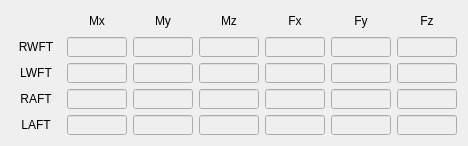
   <widget class="QWidget" name="gridLayoutWidget_12">
    <property name="geometry">
     <rect>
      <x>10</x>
      <y>60</y>
      <width>451</width>
      <height>131</height>
     </rect>
    </property>
    <property name="font">
     <font>
      <pointsize>8</pointsize>
     </font>
    </property>
    <layout class="QGridLayout" name="gridLayout_12">
     <item row="4" column="2">
      <widget class="QLineEdit" name="LE_SENSOR_LAFT_MY">
       <property name="enabled">
        <bool>false</bool>
       </property>
       <property name="sizePolicy">
        <sizepolicy hsizetype="Fixed" vsizetype="Fixed">
         <horstretch>0</horstretch>
         <verstretch>0</verstretch>
        </sizepolicy>
       </property>
       <property name="minimumSize">
        <size>
         <width>60</width>
         <height>20</height>
        </size>
       </property>
       <property name="maximumSize">
        <size>
         <width>60</width>
         <height>20</height>
        </size>
       </property>
       <property name="font">
        <font>
         <pointsize>9</pointsize>
        </font>
       </property>
       <property name="alignment">
        <set>Qt::AlignRight|Qt::AlignTrailing|Qt::AlignVCenter</set>
       </property>
       <property name="readOnly">
        <bool>true</bool>
       </property>
      </widget>
     </item>
     <item row="2" column="2">
      <widget class="QLineEdit" name="LE_SENSOR_LWFT_MY">
       <property name="enabled">
        <bool>false</bool>
       </property>
       <property name="sizePolicy">
        <sizepolicy hsizetype="Fixed" vsizetype="Fixed">
         <horstretch>0</horstretch>
         <verstretch>0</verstretch>
        </sizepolicy>
       </property>
       <property name="minimumSize">
        <size>
         <width>60</width>
         <height>20</height>
        </size>
       </property>
       <property name="maximumSize">
        <size>
         <width>60</width>
         <height>20</height>
        </size>
       </property>
       <property name="font">
        <font>
         <pointsize>9</pointsize>
        </font>
       </property>
       <property name="alignment">
        <set>Qt::AlignRight|Qt::AlignTrailing|Qt::AlignVCenter</set>
       </property>
       <property name="readOnly">
        <bool>true</bool>
       </property>
      </widget>
     </item>
     <item row="0" column="5">
      <widget class="QLabel" name="label_43">
       <property name="sizePolicy">
        <sizepolicy hsizetype="Fixed" vsizetype="Fixed">
         <horstretch>0</horstretch>
         <verstretch>0</verstretch>
        </sizepolicy>
       </property>
       <property name="minimumSize">
        <size>
         <width>60</width>
         <height>20</height>
        </size>
       </property>
       <property name="maximumSize">
        <size>
         <width>60</width>
         <height>20</height>
        </size>
       </property>
       <property name="font">
        <font>
         <pointsize>9</pointsize>
        </font>
       </property>
       <property name="text">
        <string>Fy</string>
       </property>
       <property name="alignment">
        <set>Qt::AlignCenter</set>
       </property>
      </widget>
     </item>
     <item row="0" column="3">
      <widget class="QLabel" name="label_32">
       <property name="sizePolicy">
        <sizepolicy hsizetype="Fixed" vsizetype="Fixed">
         <horstretch>0</horstretch>
         <verstretch>0</verstretch>
        </sizepolicy>
       </property>
       <property name="minimumSize">
        <size>
         <width>60</width>
         <height>20</height>
        </size>
       </property>
       <property name="maximumSize">
        <size>
         <width>60</width>
         <height>20</height>
        </size>
       </property>
       <property name="font">
        <font>
         <pointsize>9</pointsize>
        </font>
       </property>
       <property name="text">
        <string>Mz</string>
       </property>
       <property name="alignment">
        <set>Qt::AlignCenter</set>
       </property>
      </widget>
     </item>
     <item row="2" column="3">
      <widget class="QLineEdit" name="LE_SENSOR_LWFT_MZ">
       <property name="enabled">
        <bool>false</bool>
       </property>
       <property name="sizePolicy">
        <sizepolicy hsizetype="Fixed" vsizetype="Fixed">
         <horstretch>0</horstretch>
         <verstretch>0</verstretch>
        </sizepolicy>
       </property>
       <property name="minimumSize">
        <size>
         <width>60</width>
         <height>20</height>
        </size>
       </property>
       <property name="maximumSize">
        <size>
         <width>60</width>
         <height>20</height>
        </size>
       </property>
       <property name="font">
        <font>
         <pointsize>9</pointsize>
        </font>
       </property>
       <property name="alignment">
        <set>Qt::AlignRight|Qt::AlignTrailing|Qt::AlignVCenter</set>
       </property>
       <property name="readOnly">
        <bool>true</bool>
       </property>
      </widget>
     </item>
     <item row="0" column="1">
      <widget class="QLabel" name="label_44">
       <property name="sizePolicy">
        <sizepolicy hsizetype="Fixed" vsizetype="Fixed">
         <horstretch>0</horstretch>
         <verstretch>0</verstretch>
        </sizepolicy>
       </property>
       <property name="minimumSize">
        <size>
         <width>60</width>
         <height>20</height>
        </size>
       </property>
       <property name="maximumSize">
        <size>
         <width>60</width>
         <height>20</height>
        </size>
       </property>
       <property name="font">
        <font>
         <pointsize>9</pointsize>
        </font>
       </property>
       <property name="text">
        <string>Mx</string>
       </property>
       <property name="alignment">
        <set>Qt::AlignCenter</set>
       </property>
      </widget>
     </item>
     <item row="1" column="0">
      <widget class="QLabel" name="label_45">
       <property name="minimumSize">
        <size>
         <width>50</width>
         <height>20</height>
        </size>
       </property>
       <property name="maximumSize">
        <size>
         <width>50</width>
         <height>20</height>
        </size>
       </property>
       <property name="font">
        <font>
         <pointsize>9</pointsize>
        </font>
       </property>
       <property name="text">
        <string>RWFT</string>
       </property>
       <property name="alignment">
        <set>Qt::AlignCenter</set>
       </property>
      </widget>
     </item>
     <item row="2" column="0">
      <widget class="QLabel" name="label_39">
       <property name="minimumSize">
        <size>
         <width>50</width>
         <height>20</height>
        </size>
       </property>
       <property name="maximumSize">
        <size>
         <width>50</width>
         <height>20</height>
        </size>
       </property>
       <property name="font">
        <font>
         <pointsize>9</pointsize>
        </font>
       </property>
       <property name="text">
        <string>LWFT</string>
       </property>
       <property name="alignment">
        <set>Qt::AlignCenter</set>
       </property>
      </widget>
     </item>
     <item row="3" column="6">
      <widget class="QLineEdit" name="LE_SENSOR_RAFT_FZ">
       <property name="enabled">
        <bool>false</bool>
       </property>
       <property name="sizePolicy">
        <sizepolicy hsizetype="Fixed" vsizetype="Fixed">
         <horstretch>0</horstretch>
         <verstretch>0</verstretch>
        </sizepolicy>
       </property>
       <property name="minimumSize">
        <size>
         <width>60</width>
         <height>20</height>
        </size>
       </property>
       <property name="maximumSize">
        <size>
         <width>60</width>
         <height>20</height>
        </size>
       </property>
       <property name="font">
        <font>
         <pointsize>9</pointsize>
        </font>
       </property>
       <property name="alignment">
        <set>Qt::AlignRight|Qt::AlignTrailing|Qt::AlignVCenter</set>
       </property>
       <property name="readOnly">
        <bool>true</bool>
       </property>
      </widget>
     </item>
     <item row="3" column="0">
      <widget class="QLabel" name="label_47">
       <property name="minimumSize">
        <size>
         <width>50</width>
         <height>20</height>
        </size>
       </property>
       <property name="maximumSize">
        <size>
         <width>50</width>
         <height>20</height>
        </size>
       </property>
       <property name="font">
        <font>
         <pointsize>9</pointsize>
        </font>
       </property>
       <property name="text">
        <string>RAFT</string>
       </property>
       <property name="alignment">
        <set>Qt::AlignCenter</set>
       </property>
      </widget>
     </item>
     <item row="4" column="6">
      <widget class="QLineEdit" name="LE_SENSOR_LAFT_FZ">
       <property name="enabled">
        <bool>false</bool>
       </property>
       <property name="sizePolicy">
        <sizepolicy hsizetype="Fixed" vsizetype="Fixed">
         <horstretch>0</horstretch>
         <verstretch>0</verstretch>
        </sizepolicy>
       </property>
       <property name="minimumSize">
        <size>
         <width>60</width>
         <height>20</height>
        </size>
       </property>
       <property name="maximumSize">
        <size>
         <width>60</width>
         <height>20</height>
        </size>
       </property>
       <property name="font">
        <font>
         <pointsize>9</pointsize>
        </font>
       </property>
       <property name="alignment">
        <set>Qt::AlignRight|Qt::AlignTrailing|Qt::AlignVCenter</set>
       </property>
       <property name="readOnly">
        <bool>true</bool>
       </property>
      </widget>
     </item>
     <item row="4" column="1">
      <widget class="QLineEdit" name="LE_SENSOR_LAFT_MX">
       <property name="enabled">
        <bool>false</bool>
       </property>
       <property name="sizePolicy">
        <sizepolicy hsizetype="Fixed" vsizetype="Fixed">
         <horstretch>0</horstretch>
         <verstretch>0</verstretch>
        </sizepolicy>
       </property>
       <property name="minimumSize">
        <size>
         <width>60</width>
         <height>20</height>
        </size>
       </property>
       <property name="maximumSize">
        <size>
         <width>60</width>
         <height>20</height>
        </size>
       </property>
       <property name="font">
        <font>
         <pointsize>9</pointsize>
        </font>
       </property>
       <property name="alignment">
        <set>Qt::AlignRight|Qt::AlignTrailing|Qt::AlignVCenter</set>
       </property>
       <property name="readOnly">
        <bool>true</bool>
       </property>
      </widget>
     </item>
     <item row="4" column="0">
      <widget class="QLabel" name="label_48">
       <property name="minimumSize">
        <size>
         <width>50</width>
         <height>20</height>
        </size>
       </property>
       <property name="maximumSize">
        <size>
         <width>50</width>
         <height>20</height>
        </size>
       </property>
       <property name="font">
        <font>
         <pointsize>9</pointsize>
        </font>
       </property>
       <property name="text">
        <string>LAFT</string>
       </property>
       <property name="alignment">
        <set>Qt::AlignCenter</set>
       </property>
      </widget>
     </item>
     <item row="1" column="6">
      <widget class="QLineEdit" name="LE_SENSOR_RWFT_FZ">
       <property name="enabled">
        <bool>false</bool>
       </property>
       <property name="sizePolicy">
        <sizepolicy hsizetype="Fixed" vsizetype="Fixed">
         <horstretch>0</horstretch>
         <verstretch>0</verstretch>
        </sizepolicy>
       </property>
       <property name="minimumSize">
        <size>
         <width>60</width>
         <height>20</height>
        </size>
       </property>
       <property name="maximumSize">
        <size>
         <width>60</width>
         <height>20</height>
        </size>
       </property>
       <property name="font">
        <font>
         <pointsize>9</pointsize>
        </font>
       </property>
       <property name="alignment">
        <set>Qt::AlignRight|Qt::AlignTrailing|Qt::AlignVCenter</set>
       </property>
       <property name="readOnly">
        <bool>true</bool>
       </property>
      </widget>
     </item>
     <item row="2" column="1">
      <widget class="QLineEdit" name="LE_SENSOR_LWFT_MX">
       <property name="enabled">
        <bool>false</bool>
       </property>
       <property name="sizePolicy">
        <sizepolicy hsizetype="Fixed" vsizetype="Fixed">
         <horstretch>0</horstretch>
         <verstretch>0</verstretch>
        </sizepolicy>
       </property>
       <property name="minimumSize">
        <size>
         <width>60</width>
         <height>20</height>
        </size>
       </property>
       <property name="maximumSize">
        <size>
         <width>60</width>
         <height>20</height>
        </size>
       </property>
       <property name="font">
        <font>
         <pointsize>9</pointsize>
        </font>
       </property>
       <property name="alignment">
        <set>Qt::AlignRight|Qt::AlignTrailing|Qt::AlignVCenter</set>
       </property>
       <property name="readOnly">
        <bool>true</bool>
       </property>
      </widget>
     </item>
     <item row="1" column="2">
      <widget class="QLineEdit" name="LE_SENSOR_RWFT_MY">
       <property name="enabled">
        <bool>false</bool>
       </property>
       <property name="sizePolicy">
        <sizepolicy hsizetype="Fixed" vsizetype="Fixed">
         <horstretch>0</horstretch>
         <verstretch>0</verstretch>
        </sizepolicy>
       </property>
       <property name="minimumSize">
        <size>
         <width>60</width>
         <height>20</height>
        </size>
       </property>
       <property name="maximumSize">
        <size>
         <width>60</width>
         <height>20</height>
        </size>
       </property>
       <property name="font">
        <font>
         <pointsize>9</pointsize>
        </font>
       </property>
       <property name="alignment">
        <set>Qt::AlignRight|Qt::AlignTrailing|Qt::AlignVCenter</set>
       </property>
       <property name="readOnly">
        <bool>true</bool>
       </property>
      </widget>
     </item>
     <item row="3" column="1">
      <widget class="QLineEdit" name="LE_SENSOR_RAFT_MX">
       <property name="enabled">
        <bool>false</bool>
       </property>
       <property name="sizePolicy">
        <sizepolicy hsizetype="Fixed" vsizetype="Fixed">
         <horstretch>0</horstretch>
         <verstretch>0</verstretch>
        </sizepolicy>
       </property>
       <property name="minimumSize">
        <size>
         <width>60</width>
         <height>20</height>
        </size>
       </property>
       <property name="maximumSize">
        <size>
         <width>60</width>
         <height>20</height>
        </size>
       </property>
       <property name="font">
        <font>
         <pointsize>9</pointsize>
        </font>
       </property>
       <property name="alignment">
        <set>Qt::AlignRight|Qt::AlignTrailing|Qt::AlignVCenter</set>
       </property>
       <property name="readOnly">
        <bool>true</bool>
       </property>
      </widget>
     </item>
     <item row="0" column="6">
      <widget class="QLabel" name="label_42">
       <property name="sizePolicy">
        <sizepolicy hsizetype="Fixed" vsizetype="Fixed">
         <horstretch>0</horstretch>
         <verstretch>0</verstretch>
        </sizepolicy>
       </property>
       <property name="minimumSize">
        <size>
         <width>60</width>
         <height>20</height>
        </size>
       </property>
       <property name="maximumSize">
        <size>
         <width>60</width>
         <height>20</height>
        </size>
       </property>
       <property name="font">
        <font>
         <pointsize>9</pointsize>
        </font>
       </property>
       <property name="text">
        <string>Fz</string>
       </property>
       <property name="alignment">
        <set>Qt::AlignCenter</set>
       </property>
      </widget>
     </item>
     <item row="0" column="2">
      <widget class="QLabel" name="label_31">
       <property name="sizePolicy">
        <sizepolicy hsizetype="Fixed" vsizetype="Fixed">
         <horstretch>0</horstretch>
         <verstretch>0</verstretch>
        </sizepolicy>
       </property>
       <property name="minimumSize">
        <size>
         <width>60</width>
         <height>20</height>
        </size>
       </property>
       <property name="maximumSize">
        <size>
         <width>60</width>
         <height>20</height>
        </size>
       </property>
       <property name="font">
        <font>
         <pointsize>9</pointsize>
        </font>
       </property>
       <property name="text">
        <string>My</string>
       </property>
       <property name="alignment">
        <set>Qt::AlignCenter</set>
       </property>
      </widget>
     </item>
     <item row="1" column="1">
      <widget class="QLineEdit" name="LE_SENSOR_RWFT_MX">
       <property name="enabled">
        <bool>false</bool>
       </property>
       <property name="sizePolicy">
        <sizepolicy hsizetype="Fixed" vsizetype="Fixed">
         <horstretch>0</horstretch>
         <verstretch>0</verstretch>
        </sizepolicy>
       </property>
       <property name="minimumSize">
        <size>
         <width>60</width>
         <height>20</height>
        </size>
       </property>
       <property name="maximumSize">
        <size>
         <width>60</width>
         <height>20</height>
        </size>
       </property>
       <property name="font">
        <font>
         <pointsize>9</pointsize>
        </font>
       </property>
       <property name="alignment">
        <set>Qt::AlignRight|Qt::AlignTrailing|Qt::AlignVCenter</set>
       </property>
       <property name="readOnly">
        <bool>true</bool>
       </property>
      </widget>
     </item>
     <item row="3" column="2">
      <widget class="QLineEdit" name="LE_SENSOR_RAFT_MY">
       <property name="enabled">
        <bool>false</bool>
       </property>
       <property name="sizePolicy">
        <sizepolicy hsizetype="Fixed" vsizetype="Fixed">
         <horstretch>0</horstretch>
         <verstretch>0</verstretch>
        </sizepolicy>
       </property>
       <property name="minimumSize">
        <size>
         <width>60</width>
         <height>20</height>
        </size>
       </property>
       <property name="maximumSize">
        <size>
         <width>60</width>
         <height>20</height>
        </size>
       </property>
       <property name="font">
        <font>
         <pointsize>9</pointsize>
        </font>
       </property>
       <property name="alignment">
        <set>Qt::AlignRight|Qt::AlignTrailing|Qt::AlignVCenter</set>
       </property>
       <property name="readOnly">
        <bool>true</bool>
       </property>
      </widget>
     </item>
     <item row="1" column="3">
      <widget class="QLineEdit" name="LE_SENSOR_RWFT_MZ">
       <property name="enabled">
        <bool>false</bool>
       </property>
       <property name="sizePolicy">
        <sizepolicy hsizetype="Fixed" vsizetype="Fixed">
         <horstretch>0</horstretch>
         <verstretch>0</verstretch>
        </sizepolicy>
       </property>
       <property name="minimumSize">
        <size>
         <width>60</width>
         <height>20</height>
        </size>
       </property>
       <property name="maximumSize">
        <size>
         <width>60</width>
         <height>20</height>
        </size>
       </property>
       <property name="font">
        <font>
         <pointsize>9</pointsize>
        </font>
       </property>
       <property name="alignment">
        <set>Qt::AlignRight|Qt::AlignTrailing|Qt::AlignVCenter</set>
       </property>
       <property name="readOnly">
        <bool>true</bool>
       </property>
      </widget>
     </item>
     <item row="3" column="3">
      <widget class="QLineEdit" name="LE_SENSOR_RAFT_MZ">
       <property name="enabled">
        <bool>false</bool>
       </property>
       <property name="sizePolicy">
        <sizepolicy hsizetype="Fixed" vsizetype="Fixed">
         <horstretch>0</horstretch>
         <verstretch>0</verstretch>
        </sizepolicy>
       </property>
       <property name="minimumSize">
        <size>
         <width>60</width>
         <height>20</height>
        </size>
       </property>
       <property name="maximumSize">
        <size>
         <width>60</width>
         <height>20</height>
        </size>
       </property>
       <property name="font">
        <font>
         <pointsize>9</pointsize>
        </font>
       </property>
       <property name="alignment">
        <set>Qt::AlignRight|Qt::AlignTrailing|Qt::AlignVCenter</set>
       </property>
       <property name="readOnly">
        <bool>true</bool>
       </property>
      </widget>
     </item>
     <item row="4" column="3">
      <widget class="QLineEdit" name="LE_SENSOR_LAFT_MZ">
       <property name="enabled">
        <bool>false</bool>
       </property>
       <property name="sizePolicy">
        <sizepolicy hsizetype="Fixed" vsizetype="Fixed">
         <horstretch>0</horstretch>
         <verstretch>0</verstretch>
        </sizepolicy>
       </property>
       <property name="minimumSize">
        <size>
         <width>60</width>
         <height>20</height>
        </size>
       </property>
       <property name="maximumSize">
        <size>
         <width>60</width>
         <height>20</height>
        </size>
       </property>
       <property name="font">
        <font>
         <pointsize>9</pointsize>
        </font>
       </property>
       <property name="alignment">
        <set>Qt::AlignRight|Qt::AlignTrailing|Qt::AlignVCenter</set>
       </property>
       <property name="readOnly">
        <bool>true</bool>
       </property>
      </widget>
     </item>
     <item row="0" column="4">
      <widget class="QLabel" name="label_61">
       <property name="sizePolicy">
        <sizepolicy hsizetype="Fixed" vsizetype="Fixed">
         <horstretch>0</horstretch>
         <verstretch>0</verstretch>
        </sizepolicy>
       </property>
       <property name="minimumSize">
        <size>
         <width>60</width>
         <height>20</height>
        </size>
       </property>
       <property name="maximumSize">
        <size>
         <width>60</width>
         <height>20</height>
        </size>
       </property>
       <property name="font">
        <font>
         <pointsize>9</pointsize>
        </font>
       </property>
       <property name="text">
        <string>Fx</string>
       </property>
       <property name="alignment">
        <set>Qt::AlignCenter</set>
       </property>
      </widget>
     </item>
     <item row="1" column="5">
      <widget class="QLineEdit" name="LE_SENSOR_RWFT_FY">
       <property name="enabled">
        <bool>false</bool>
       </property>
       <property name="sizePolicy">
        <sizepolicy hsizetype="Fixed" vsizetype="Fixed">
         <horstretch>0</horstretch>
         <verstretch>0</verstretch>
        </sizepolicy>
       </property>
       <property name="minimumSize">
        <size>
         <width>60</width>
         <height>20</height>
        </size>
       </property>
       <property name="maximumSize">
        <size>
         <width>60</width>
         <height>20</height>
        </size>
       </property>
       <property name="font">
        <font>
         <pointsize>9</pointsize>
        </font>
       </property>
       <property name="alignment">
        <set>Qt::AlignRight|Qt::AlignTrailing|Qt::AlignVCenter</set>
       </property>
       <property name="readOnly">
        <bool>true</bool>
       </property>
      </widget>
     </item>
     <item row="1" column="4">
      <widget class="QLineEdit" name="LE_SENSOR_RWFT_FX">
       <property name="enabled">
        <bool>false</bool>
       </property>
       <property name="sizePolicy">
        <sizepolicy hsizetype="Fixed" vsizetype="Fixed">
         <horstretch>0</horstretch>
         <verstretch>0</verstretch>
        </sizepolicy>
       </property>
       <property name="minimumSize">
        <size>
         <width>60</width>
         <height>20</height>
        </size>
       </property>
       <property name="maximumSize">
        <size>
         <width>60</width>
         <height>20</height>
        </size>
       </property>
       <property name="font">
        <font>
         <pointsize>9</pointsize>
        </font>
       </property>
       <property name="alignment">
        <set>Qt::AlignRight|Qt::AlignTrailing|Qt::AlignVCenter</set>
       </property>
       <property name="readOnly">
        <bool>true</bool>
       </property>
      </widget>
     </item>
     <item row="2" column="5">
      <widget class="QLineEdit" name="LE_SENSOR_LWFT_FY">
       <property name="enabled">
        <bool>false</bool>
       </property>
       <property name="sizePolicy">
        <sizepolicy hsizetype="Fixed" vsizetype="Fixed">
         <horstretch>0</horstretch>
         <verstretch>0</verstretch>
        </sizepolicy>
       </property>
       <property name="minimumSize">
        <size>
         <width>60</width>
         <height>20</height>
        </size>
       </property>
       <property name="maximumSize">
        <size>
         <width>60</width>
         <height>20</height>
        </size>
       </property>
       <property name="font">
        <font>
         <pointsize>9</pointsize>
        </font>
       </property>
       <property name="alignment">
        <set>Qt::AlignRight|Qt::AlignTrailing|Qt::AlignVCenter</set>
       </property>
       <property name="readOnly">
        <bool>true</bool>
       </property>
      </widget>
     </item>
     <item row="2" column="4">
      <widget class="QLineEdit" name="LE_SENSOR_LWFT_FX">
       <property name="enabled">
        <bool>false</bool>
       </property>
       <property name="sizePolicy">
        <sizepolicy hsizetype="Fixed" vsizetype="Fixed">
         <horstretch>0</horstretch>
         <verstretch>0</verstretch>
        </sizepolicy>
       </property>
       <property name="minimumSize">
        <size>
         <width>60</width>
         <height>20</height>
        </size>
       </property>
       <property name="maximumSize">
        <size>
         <width>60</width>
         <height>20</height>
        </size>
       </property>
       <property name="font">
        <font>
         <pointsize>9</pointsize>
        </font>
       </property>
       <property name="alignment">
        <set>Qt::AlignRight|Qt::AlignTrailing|Qt::AlignVCenter</set>
       </property>
       <property name="readOnly">
        <bool>true</bool>
       </property>
      </widget>
     </item>
     <item row="3" column="5">
      <widget class="QLineEdit" name="LE_SENSOR_RAFT_FY">
       <property name="enabled">
        <bool>false</bool>
       </property>
       <property name="sizePolicy">
        <sizepolicy hsizetype="Fixed" vsizetype="Fixed">
         <horstretch>0</horstretch>
         <verstretch>0</verstretch>
        </sizepolicy>
       </property>
       <property name="minimumSize">
        <size>
         <width>60</width>
         <height>20</height>
        </size>
       </property>
       <property name="maximumSize">
        <size>
         <width>60</width>
         <height>20</height>
        </size>
       </property>
       <property name="font">
        <font>
         <pointsize>9</pointsize>
        </font>
       </property>
       <property name="alignment">
        <set>Qt::AlignRight|Qt::AlignTrailing|Qt::AlignVCenter</set>
       </property>
       <property name="readOnly">
        <bool>true</bool>
       </property>
      </widget>
     </item>
     <item row="3" column="4">
      <widget class="QLineEdit" name="LE_SENSOR_RAFT_FX">
       <property name="enabled">
        <bool>false</bool>
       </property>
       <property name="sizePolicy">
        <sizepolicy hsizetype="Fixed" vsizetype="Fixed">
         <horstretch>0</horstretch>
         <verstretch>0</verstretch>
        </sizepolicy>
       </property>
       <property name="minimumSize">
        <size>
         <width>60</width>
         <height>20</height>
        </size>
       </property>
       <property name="maximumSize">
        <size>
         <width>60</width>
         <height>20</height>
        </size>
       </property>
       <property name="font">
        <font>
         <pointsize>9</pointsize>
        </font>
       </property>
       <property name="alignment">
        <set>Qt::AlignRight|Qt::AlignTrailing|Qt::AlignVCenter</set>
       </property>
       <property name="readOnly">
        <bool>true</bool>
       </property>
      </widget>
     </item>
     <item row="4" column="5">
      <widget class="QLineEdit" name="LE_SENSOR_LAFT_FY">
       <property name="enabled">
        <bool>false</bool>
       </property>
       <property name="sizePolicy">
        <sizepolicy hsizetype="Fixed" vsizetype="Fixed">
         <horstretch>0</horstretch>
         <verstretch>0</verstretch>
        </sizepolicy>
       </property>
       <property name="minimumSize">
        <size>
         <width>60</width>
         <height>20</height>
        </size>
       </property>
       <property name="maximumSize">
        <size>
         <width>60</width>
         <height>20</height>
        </size>
       </property>
       <property name="font">
        <font>
         <pointsize>9</pointsize>
        </font>
       </property>
       <property name="alignment">
        <set>Qt::AlignRight|Qt::AlignTrailing|Qt::AlignVCenter</set>
       </property>
       <property name="readOnly">
        <bool>true</bool>
       </property>
      </widget>
     </item>
     <item row="4" column="4">
      <widget class="QLineEdit" name="LE_SENSOR_LAFT_FX">
       <property name="enabled">
        <bool>false</bool>
       </property>
       <property name="sizePolicy">
        <sizepolicy hsizetype="Fixed" vsizetype="Fixed">
         <horstretch>0</horstretch>
         <verstretch>0</verstretch>
        </sizepolicy>
       </property>
       <property name="minimumSize">
        <size>
         <width>60</width>
         <height>20</height>
        </size>
       </property>
       <property name="maximumSize">
        <size>
         <width>60</width>
         <height>20</height>
        </size>
       </property>
       <property name="font">
        <font>
         <pointsize>9</pointsize>
        </font>
       </property>
       <property name="alignment">
        <set>Qt::AlignRight|Qt::AlignTrailing|Qt::AlignVCenter</set>
       </property>
       <property name="readOnly">
        <bool>true</bool>
       </property>
      </widget>
     </item>
     <item row="2" column="6">
      <widget class="QLineEdit" name="LE_SENSOR_LWFT_FZ">
       <property name="enabled">
        <bool>false</bool>
       </property>
       <property name="sizePolicy">
        <sizepolicy hsizetype="Fixed" vsizetype="Fixed">
         <horstretch>0</horstretch>
         <verstretch>0</verstretch>
        </sizepolicy>
       </property>
       <property name="minimumSize">
        <size>
         <width>60</width>
         <height>20</height>
        </size>
       </property>
       <property name="maximumSize">
        <size>
         <width>60</width>
         <height>20</height>
        </size>
       </property>
       <property name="font">
        <font>
         <pointsize>9</pointsize>
        </font>
       </property>
       <property name="alignment">
        <set>Qt::AlignRight|Qt::AlignTrailing|Qt::AlignVCenter</set>
       </property>
       <property name="readOnly">
        <bool>true</bool>
       </property>
      </widget>
     </item>
    </layout>
   </widget>
